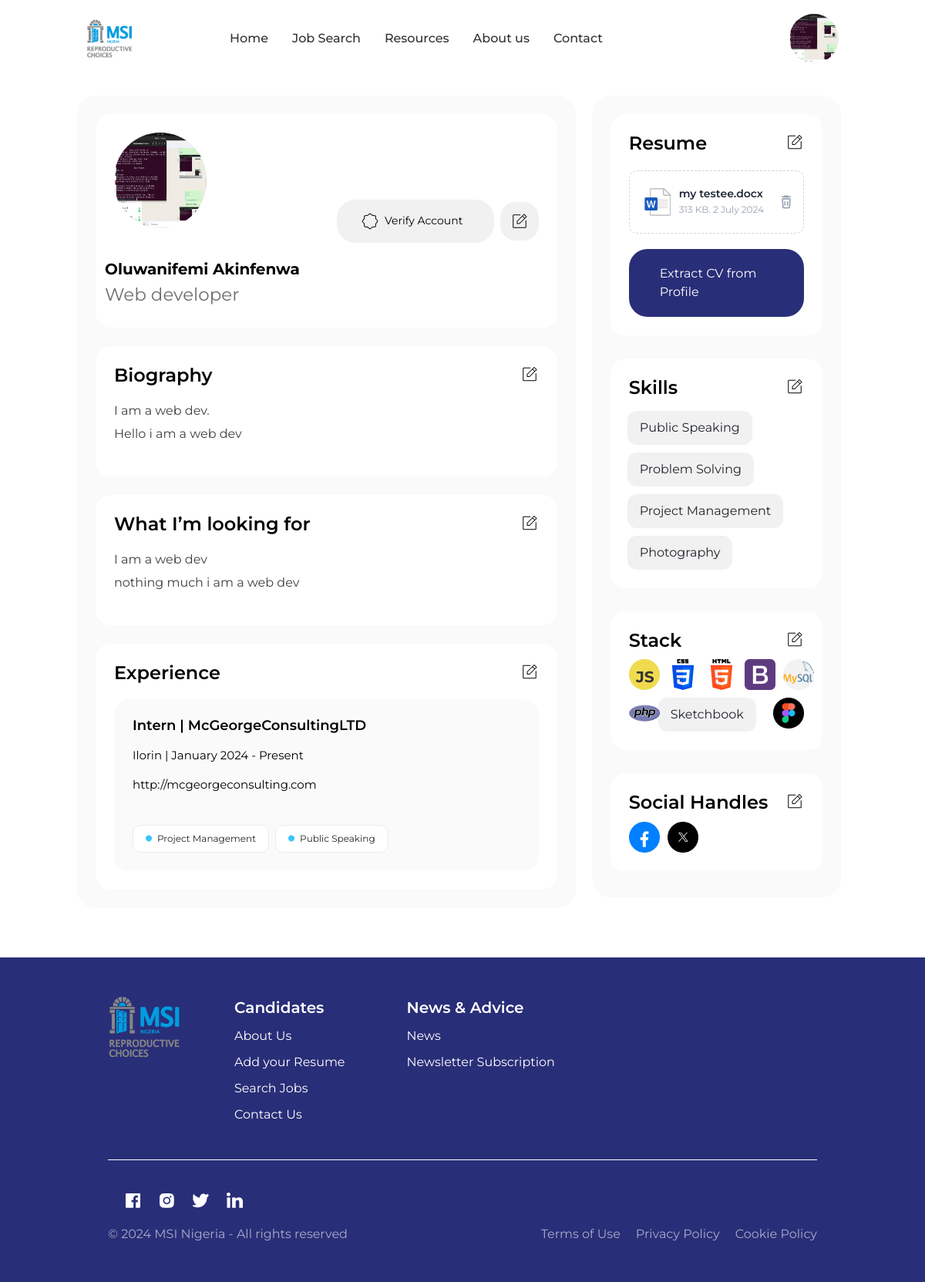
/dashboard.php (signed in), run on the app's committed database.
### tables this page shows
CREATE TABLE `experience` (
  `id` int NOT NULL,
  `skills` varchar(255) NOT NULL,
  `company_name` varchar(255) NOT NULL,
  `email` varchar(255) NOT NULL
);

CREATE TABLE `skills` (
  `id` int NOT NULL,
  `skill` varchar(255) NOT NULL,
  `email` varchar(255) NOT NULL
);

CREATE TABLE `logos` (
  `id` int NOT NULL,
  `stack_name` varchar(255) NOT NULL,
  `stack_picture` varchar(255) NOT NULL
);

CREATE TABLE `stack` (
  `id` int NOT NULL,
  `stack` varchar(255) NOT NULL,
  `email` varchar(255) NOT NULL
);

CREATE TABLE `socials` (
  `id` int NOT NULL,
  `facebook` varchar(255) DEFAULT 'undefined',
  `linkedin` varchar(255) DEFAULT 'undefined',
  `youtube` varchar(255) DEFAULT 'undefined',
  `x` varchar(255) DEFAULT 'undefined',
  `email` varchar(255) DEFAULT NULL
);

### dashboard.php (the view, shortened to what this page needs)
<html>
<head>
	<link rel="stylesheet" type="text/css" href="bootstrap/css/bootstrap.min.css">
	<link rel="stylesheet" type="text/css" href="css/main.css">
</head>
<body>
<?php
include 'navbar.php';
?>
<div class="sections" style="background: white;padding-left: 100px;padding-right: 100px;">
	<div style="margin-top: 60px;">
		<div style="width: 100% !important;gap: 21px;background: transparent;justify-content: space-between;display: flex;padding-right: 30px;height: auto;">
			<div class="col-lg-8 col-md-8 col-sm-8" style="background: #FAFAFA;padding: 24px;border-radius: 24px;display: flex;flex-direction: column;gap: 24px;flex: 1 1 100;">
				<div class="dash-sec">
					<div class="row" style="gap: 8px;display: flex;">
						<div class="modal-trigger img-wrap" data-target="#modal1" data-toggle="modal" style="cursor: pointer;">
							<img src="profile/<?php echo $_SESSION['profile-pic']; ?>" style="width: 100% !important;height: 100% !important;border-radius: inherit;">
						</div>
						<div style="padding-left: 0 !important;width: auto;display: flex;height: 100% !important;background: transparent;flex-direction: column;margin-top: 30px;">
							<p style="width: auto;" class="fname"><?php echo $_SESSION["fullname"]; ?></p>
							<p class="title"><?php echo $_SESSION["title"]; ?></p>
						</div>
					</div>
					<div style="display: flex;align-items: center;gap: 8px;">
						<?php
						$status = "SELECT * FROM `users` WHERE `email`='".$_SESSION["email"]."' AND `acct_status`='unverified'";
						$status_query = mysqli_query($conn, $status);
						if (mysqli_num_rows($status_query) > 0) {
						?>
						<a href="verify_acct.php?id=<?php echo $_SESSION['unique_id']; ?>">
							<div class="verify-button">
								<div>
									<img src="images/verify.png">
								</div>
								<div>
									<font style="font-size: 14px;color: black;">Verify Account</font>
								</div>
							</div>
						</a>
						<?php
						}
						?>
						<a href="settings.php">
							<div class="edit-profile">
								<div>
									<img src="images/NotePencil.png">
								</div>
							</div>
						</a>
					</div>
				</div>
				<div class="dash-sec" style="flex-direction: column;">
					<div style="display: flex;justify-content: space-between;">
						<div>
							<p class="bio">Biography</p>
						</div>
						<div class="modal-trigger" data-target="#modal2" data-toggle="modal">
							<img src="images/edit.png">
						</div>
					</div>
					<div>
						<p class="bio-text"><?php echo $_SESSION["biography"]; ?></p>
					</div>
				</div>
				<div class="dash-sec" style="flex-direction: column;">
					<div style="display: flex;justify-content: space-between;">
						<div>
							<p class="bio">What I’m looking for</p>
						</div>
						<div class="modal-trigger" data-target="#modal3" data-toggle="modal">
							<img src="images/edit.png">
						</div>
					</div>
					<div>
						<p class="bio-text"><?php echo $_SESSION["looking"]; ?></p>
					</div>
				</div>
				<div class="dash-sec" style="flex-direction: column;gap: 20px;">
					<div style="background: transparent;display: flex;justify-content: space-between;width: 100% !important;">
						<div style="width: auto;">
							<font class="bio">Experience</font>
						</div>
						<div class="modal-trigger" data-target="#modal4" data-toggle="modal">
							<img src="images/edit.png">
						</div>
					</div>
					<div style="display: flex;flex-direction: column;gap: 20px;">
						<?php
						$exp_select = "SELECT DISTINCT `company_name`, `role`, `location`, `start_date`, `end_date`, `company_website` FROM `user_experience` WHERE `email`='" . $_SESSION["email"] . "'";
						$exp_select_query = mysqli_query($conn, $exp_select);
						if (mysqli_num_rows($exp_select_query) > 0) {
							while ($r = mysqli_fetch_assoc($exp_select_query)){
								$role = $r["role"];
								$location = $r["location"];
								$start_date = $r["start_date"];
								$end_date = $r["end_date"];
								$website = $r["company_website"];
								$company_name = $r["company_name"];
						?>
						<div class="experience-box">
							<div>
								<p class="exp-as"><?php echo $role; ?> | <?php echo $company_name; ?></p>
								<p class="exp-loc"><?php echo $location; ?> | <?php echo $start_date ?> - <?php echo $end_date ?></p>
								<p class="exp-loc"><?php echo $website; ?></p>
							</div>
							<div>
								<div style="display: flex;gap: 8px;">
									<?php
									$sel = "SELECT * FROM `experience` WHERE `company_name`='".$company_name."'";
									$sel_query = mysqli_query($conn, $sel);
									if (mysqli_num_rows($sel_query) > 0) {
										while ($ow = mysqli_fetch_assoc($sel_query)){
											$skill = $ow["skills"];
									?>
									<div class="exp-role">
										<div style="display: flex;align-items: center;">
											<img src="images/point.png">
										</div>
										<div>
											<font class="ui"><?php echo $skill; ?></font>
										</div>
									</div>
									<?php
									}}
									?>
								</div>
							</div>
						</div>
						<?php
						}}
						?>
					</div>
				</div>
			</div>
			<div class="col-lg-4 col-sm-4 col-md-4" style="background: #FAFAFA;padding: 24px;border-radius: 24px;display: flex;flex-direction: column;gap: 24px;height: auto;padding-bottom: 34px;height: 70% !important;flex: 1 1 100;">
				<div style="display: flex;flex-direction: column;gap: 30px;">
					<div class="dash-sec" style="flex-direction: column;gap: 20px;">
						<div style="background: transparent;display: flex;justify-content: space-between;width: 100% !important;">
							<div style="width: auto;">
								<font class="bio">Resume</font>
							</div>
							<?php
							if ($_SESSION['cv'] == ' ') {
							?>
							<div style="width: 24px;height: 24px;" class="modal-trigger" data-target="#modal6" data-toggle="modal">
							<?php
							}
							else{
							?>
							<div style="width: 24px;height: 24px;">
							<?php
							}
							?>
								<img src="images/edit.png">
							</div>
						</div>
						<div>
							<div class="resume">
								<a href="cv/<?php echo $_SESSION["cv"]; ?>" download>
									<div style="display: flex;gap: 8px;">
										<div style="width: 40px;height: 40px;">
											<img src="images/file type.png" id="fileTypeImage" style="width: 100% !important;height: 100% !important;">
										</div>
										<div style="display: flex;align-items: center;">
											<div style="flex-direction: column;display: flex;gap: 3px;">
												<font class="cv-name"><?php echo $_SESSION["cv"]; ?></font>
												<font class="addons">313 KB. 2 July 2024</font>
											</div>
										</div>
									</div>
								</a>
								<div class="modal-trigger" data-target="#modal5" data-toggle="modal" style="width: 16px !important;background: transparent;">
									<div style="background: transparent;">
										<img src="images/bin.png">
									</div>
								</div>
							</div>
						</div>
						<div>
							<a href="generate_cv.php">
								<div class="extract-cv">
									Extract CV from Profile
								</div>
							</a>
						</div>
					</div>
					<div class="dash-sec">
						<div style="width: 100% !important">
							<div style="width: 100% !important;display: flex;flex-direction: column;gap: 15px;">
								<div style="background: transparent;display: flex;justify-content: space-between;width: 100% !important;">
									<div style="width: auto;">
										<font class="bio">Skills</font>
									</div>
									<div style="width: 24px;height: 24px;">
										<img src="images/edit.png">
									</div>
								</div>
								<div>
									<div style="display: flex;gap: 10px;padding-left: 10px;" class="row">
									<?php
									$skill_select = "SELECT * FROM `skills` WHERE `email`='".$_SESSION["email"]."'";
									$skill_select_query = mysqli_query($conn, $skill_select);
									if (mysqli_num_rows($skill_select_query) > 0) {
										while ($row = mysqli_fetch_assoc($skill_select_query)){
											$skill = $row["skill"];
									?>
										<div class="skill">
											<font><?php echo $skill; ?></font>
										</div>
										<?php
											}
										}
										?>
									</div>
								</div>
							</div>
						</div>
					</div>
					<div class="dash-sec">
						<div style="width: 100%;">
							<div style="width: 100%;display: flex;flex-direction: column;gap: 10px;">
								<div style="background: transparent;display: flex;justify-content: space-between;width: 100% !important;">
									<div style="width: auto;">
										<font class="bio">Stack</font>
									</div>
									<div style="width: 24px;height: 24px;">
										<img src="images/edit.png">
									</div>
								</div>
								<div>
									<div class="row" style="gap: 10px;">
										<?php
										$stack_select = "SELECT * FROM `stack` WHERE `email`='".$_SESSION["email"]."' ORDER BY `id` DESC";
										$stack_select_query = mysqli_query($conn, $stack_select);
										if (mysqli_num_rows($stack_select_query) > 0) {
											while ($rowss = mysqli_fetch_assoc($stack_select_query)) {
											$stack = $rowss["stack"];
											$logo_select = "SELECT * FROM `logos` WHERE `stack_name` LIKE '%".$stack."%'";
											$logo_select_query = mysqli_query($conn, $logo_select);
											if (mysqli_num_rows($logo_select_query) > 0) {
												while ($rows = mysqli_fetch_assoc($logo_select_query)) {
													$stack_logo = $rows["stack_picture"];
										?>
										<div style="width: 40px;background: transparent;height: 40px;" title="<?php echo $stack; ?>">
											<img src="logos/<?php echo $stack_logo ?>" style="width: 40px !important;height: 40px !important;">
										</div>
										<?php
										}}
										else{
										?>
										<div class="skill">
											<font><?php echo $stack; ?></font>
										</div>
										<?php
										}}}
										?>
									</div>
								</div>
							</div>
						</div>
					</div>
					<div class="dash-sec">
						<div style="width: 100%;">
							<div style="width: 100%;display: flex;flex-direction: column;gap: 10px;">
								<div style="background: transparent;display: flex;justify-content: space-between;width: 100% !important;">
									<div style="width: auto;">
										<font class="bio">Social Handles</font>
									</div>
									<div style="width: 24px;height: 24px;">
										<img src="images/edit.png">
									</div>
								</div>
								<div>
									<div class="row" style="gap: 10px;">
										<?php
										$social_select = "SELECT * FROM `socials` WHERE `email`='".$_SESSION["email"]."'";
										$social_select_query = mysqli_query($conn, $social_select);
										if (mysqli_num_rows($social_select_query) > 0) {
											while ($ro = mysqli_fetch_assoc($social_select_query)){
										?>
											<?php
											if (!is_null($ro['facebook'])) {
											?>
											<div style="width: 40px;background: transparent;height: 40px;">
												<img src="images/facebook.png" style="width: 40px !important;height: 40px !important;">
											</div>
											<?php
											}
											?>
											<?php
											if (!is_null($ro['x'])) {
											?>
											<div style="width: 40px;background: transparent;height: 40px;">
												<img src="images/ex.png" style="width: 40px !important;height: 40px !important;">
											</div>
											<?php
											}}}
											?>
									</div>
								</div>
							</div>
						</div>
					</div>
				</div>
			</div>
		</div>
	</div>
</div>
<?php
include 'footer.php';
?>
</body>
</html>

### data on the page
experience: skills "Project Management"
experience: skills "Public Speaking"
skills: skill "Public Speaking"
skills: skill "Problem Solving"
skills: skill "Project Management"
skills: skill "Photography"
logos: stack_picture (picture)
logos: stack_picture (picture)
logos: stack_picture (picture)
logos: stack_picture (picture)
logos: stack_picture (picture)
logos: stack_picture (picture)
stack: stack "Sketchbook"
logos: stack_picture (picture)

### other printed values
$_SESSION["fullname"] "Oluwanifemi Akinfenwa"
$_SESSION["title"] "Web developer"
$_SESSION["biography"] "I am a web dev. Hello i am a web dev"
$_SESSION["looking"] "I am a web dev nothing much i am a web dev"
$role "Intern"
$company_name "McGeorgeConsultingLTD"
$location "Ilorin"
$start_date "January 2024"
$end_date "Present"
$website "http://mcgeorgeconsulting.com"
$_SESSION["cv"] "my testee.docx"
